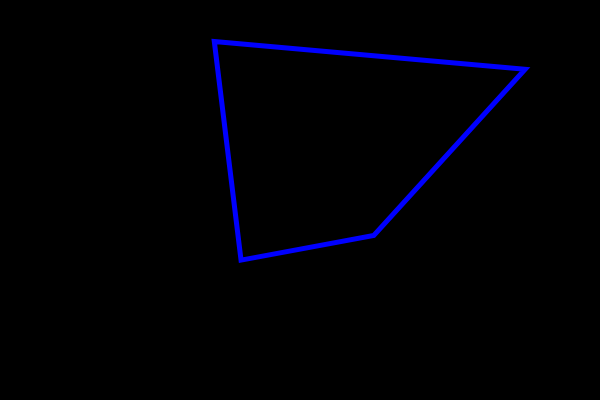
Frame 1 (no input)
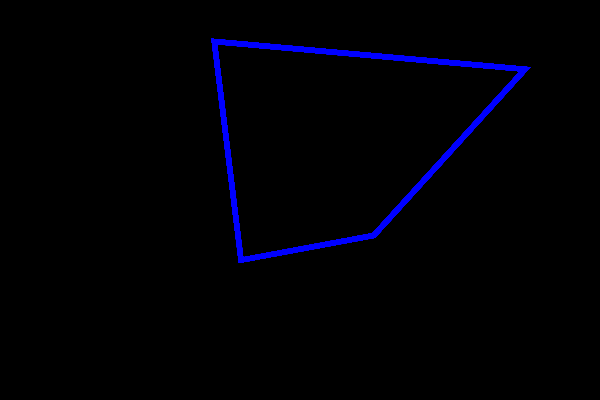
Frame 60 (no input)
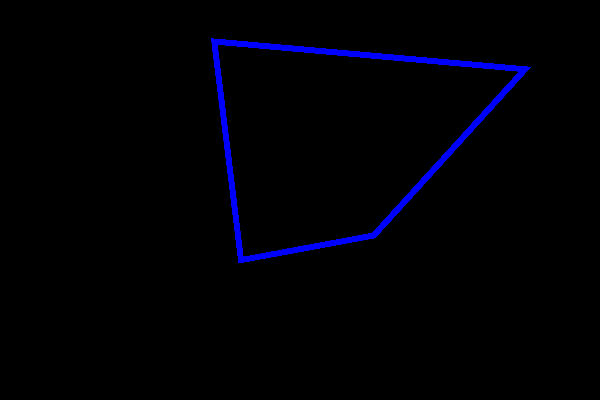
Frame 120 (the mouse pressed at the canvas centre since frame 60)

The p5.js sketch that drew these frames (run headless with seeded random() and noise() and a simulated clock; from frame 60 on, the mouse is pressed at the canvas centre):

// p5.js sketch
// ── sketch.js

var temp_x1 = 0;
var temp_y1 = 0;
var temp_x2 = 0;
var temp_y2 = 0;
var temp_x3 = 0;
var temp_y3 = 0;
var temp_x4 = 0;
var temp_y4 = 0;

function setup(){


createCanvas(600,400);
background(0);

temp_x1 = random(0, width/2);
temp_y1 = random(0,height/2);
temp_x2 = random(width/2+1, width);
temp_y2 = random(0,height/2);
temp_x4 = random(0, width/2);
temp_y4 = random(height/2+1,height);
temp_x3 = random(width/2+1, width);
temp_y3 = random(height/2+1,height);
}

function draw() {
colorMode(HSB,360,100,100,100);

//pointing legs n opposite qudrant?
if (temp_y1>temp_y2 && temp_x1>temp_x4) { //how to combine conditions
	stroke(0, 100,100, 100);//red
}	else{
	stroke(130, 100, 100, 100);//green
}
//is left leg close to the half width
if (temp_x1 && temp_x4 > width/4){ 
	stroke(240, 100,100, 100);//blue

}

strokeWeight(5);
noFill();
	
beginShape();
vertex(temp_x1, temp_y1);
vertex(temp_x2, temp_y2);
vertex(temp_x3, temp_y3);
vertex(temp_x4, temp_y4);
endShape(CLOSE);


}
